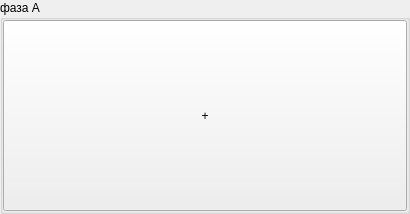
<?xml version="1.0" encoding="UTF-8"?>
<ui version="4.0">
 <class>CurrentTransformerPhaseWidget</class>
 <widget class="QWidget" name="CurrentTransformerPhaseWidget">
  <property name="geometry">
   <rect>
    <x>0</x>
    <y>0</y>
    <width>410</width>
    <height>214</height>
   </rect>
  </property>
  <property name="windowTitle">
   <string>CurrentTransformerPhaseWidget</string>
  </property>
  <layout class="QVBoxLayout" name="currentTransformerPhaseWidgetLayout">
   <property name="spacing">
    <number>6</number>
   </property>
   <property name="leftMargin">
    <number>0</number>
   </property>
   <property name="topMargin">
    <number>0</number>
   </property>
   <property name="rightMargin">
    <number>0</number>
   </property>
   <property name="bottomMargin">
    <number>0</number>
   </property>
   <item>
    <widget class="QGroupBox" name="phaseGroupBox">
     <property name="title">
      <string>фаза А</string>
     </property>
     <layout class="QVBoxLayout" name="phaseGroupBoxLayout">
      <property name="leftMargin">
       <number>0</number>
      </property>
      <property name="topMargin">
       <number>0</number>
      </property>
      <property name="rightMargin">
       <number>0</number>
      </property>
      <property name="bottomMargin">
       <number>0</number>
      </property>
      <item>
       <widget class="QStackedWidget" name="stateStackedWidget">
        <property name="currentIndex">
         <number>0</number>
        </property>
        <widget class="QWidget" name="emptyPage">
         <layout class="QVBoxLayout" name="verticalLayout">
          <property name="spacing">
           <number>0</number>
          </property>
          <property name="leftMargin">
           <number>0</number>
          </property>
          <property name="topMargin">
           <number>0</number>
          </property>
          <property name="rightMargin">
           <number>0</number>
          </property>
          <property name="bottomMargin">
           <number>0</number>
          </property>
          <item>
           <widget class="QPushButton" name="addButton">
            <property name="sizePolicy">
             <sizepolicy hsizetype="Expanding" vsizetype="Expanding">
              <horstretch>0</horstretch>
              <verstretch>0</verstretch>
             </sizepolicy>
            </property>
            <property name="text">
             <string>+</string>
            </property>
           </widget>
          </item>
         </layout>
        </widget>
        <widget class="QWidget" name="dataPage">
         <layout class="QVBoxLayout" name="editPageLayout">
          <property name="spacing">
           <number>6</number>
          </property>
          <property name="leftMargin">
           <number>12</number>
          </property>
          <property name="topMargin">
           <number>10</number>
          </property>
          <property name="rightMargin">
           <number>12</number>
          </property>
          <property name="bottomMargin">
           <number>10</number>
          </property>
          <item>
           <widget class="QLabel" name="serialNumberLabel">
            <property name="text">
             <string>Серийный номер:</string>
            </property>
           </widget>
          </item>
          <item>
           <layout class="QHBoxLayout" name="serialLayout">
            <item>
             <widget class="QLineEdit" name="serialNumberLineEdit"/>
            </item>
            <item>
             <widget class="QLabel" name="serialValueLabel">
              <property name="text">
               <string>-</string>
              </property>
             </widget>
            </item>
            <item>
             <widget class="QPushButton" name="findButton">
              <property name="text">
               <string>Найти</string>
              </property>
             </widget>
            </item>
           </layout>
          </item>
          <item>
           <widget class="QLabel" name="nameTitleLabel">
            <property name="text">
             <string>Тип трансформатора тока:</string>
            </property>
           </widget>
          </item>
          <item>
           <widget class="QLabel" name="nameValueLabel">
            <property name="text">
             <string>-</string>
            </property>
           </widget>
          </item>
          <item>
           <layout class="QGridLayout" name="parametersLayout">
            <item row="1" column="0">
             <widget class="QLabel" name="ratioValueLabel">
              <property name="text">
               <string>-</string>
              </property>
             </widget>
            </item>
            <item row="0" column="0">
             <widget class="QLabel" name="ratioTitleLabel">
              <property name="text">
               <string>Ктт</string>
              </property>
             </widget>
            </item>
            <item row="0" column="1">
             <widget class="QLabel" name="accuracyTitleLabel">
              <property name="text">
               <string>Класс точности</string>
              </property>
             </widget>
            </item>
            <item row="1" column="1">
             <widget class="QLabel" name="accuracyValuelabel">
              <property name="text">
               <string>-</string>
              </property>
             </widget>
            </item>
           </layout>
          </item>
          <item>
           <layout class="QHBoxLayout" name="buttonsLayout">
            <item>
             <spacer name="horizontalSpacer">
              <property name="orientation">
               <enum>Qt::Orientation::Horizontal</enum>
              </property>
              <property name="sizeHint" stdset="0">
               <size>
                <width>40</width>
                <height>20</height>
               </size>
              </property>
             </spacer>
            </item>
            <item>
             <widget class="QPushButton" name="cancelButton">
              <property name="text">
               <string>Отмена</string>
              </property>
             </widget>
            </item>
            <item>
             <widget class="QPushButton" name="editButton">
              <property name="text">
               <string>Изменить</string>
              </property>
             </widget>
            </item>
            <item>
             <widget class="QPushButton" name="clearButton">
              <property name="text">
               <string>Очистить</string>
              </property>
             </widget>
            </item>
           </layout>
          </item>
         </layout>
        </widget>
       </widget>
      </item>
     </layout>
    </widget>
   </item>
  </layout>
 </widget>
 <resources/>
 <connections/>
</ui>
